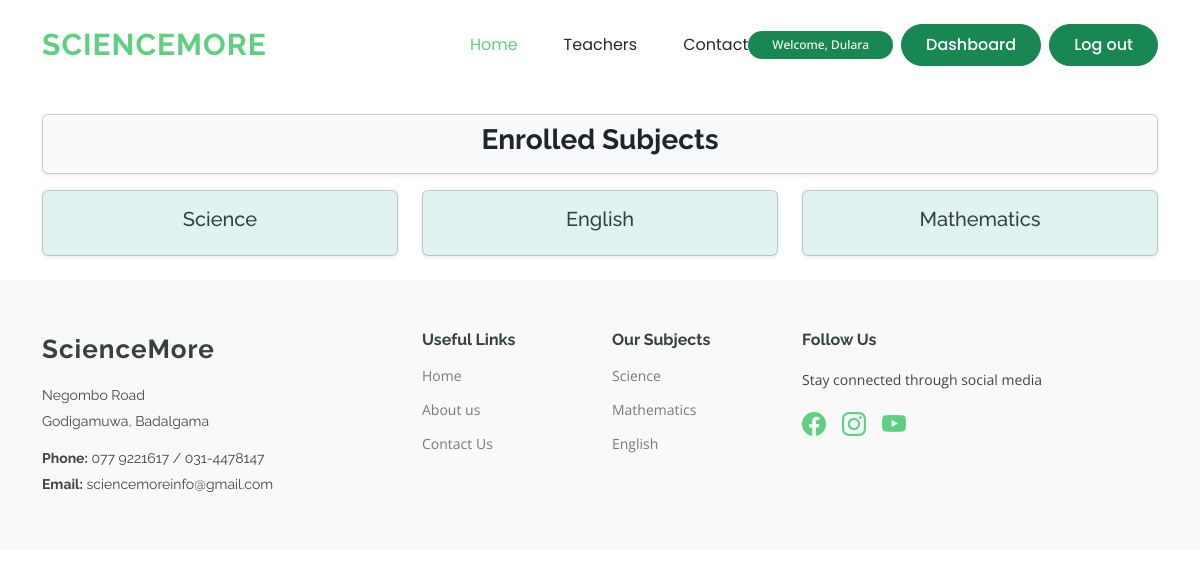
Screenshot of /web/student_materials/learning_materials.php (signed in) with the database file from the repository.
### tables this page shows
CREATE TABLE `subjects` (
  `id` int(11) NOT NULL,
  `name` varchar(100) NOT NULL
);

### web/student_materials/learning_materials.php (the view, shortened to what this page needs)
<?php
$db = dbConn();
$studentId = $_SESSION['STUDENT_ID'];
$sql = "SELECT s.Id,s.name
 FROM student_enroll se
 JOIN classes c ON se.class_id=c.Id
 JOIN subjects s ON c.Subject_id = s.Id
 WHERE se.student_id = $studentId";
$result = $db->query($sql);
?>
<div class="container mt-4">
    <div class="card shadow-sm bg-light">
        <h3 class="text-center mb-3 mt-2 text-dark fw-bold ">Enrolled Subjects</h3>
    </div>
    <div class="row">
        <?php
        if ($result->num_rows > 0) {
            while ($row = $result->fetch_assoc()) {
        ?>
                <div class="col-md-4 mb-4">
                    <a href="material_list.php?subject_id=<?= $row['Id'] ?>" style="text-decoration:none;">
                        <div class="card shadow-sm p-3 text-center mt-3" style="border: radius 15px; background-color:#e0f2f1;">
                            <h5><?= $row['name'] ?></h5>
                        </div>
                    </a>
                </div>
            <?php }
        } else { ?>
            <div class="col-12">
                <p class="text-center">You are not enrolled in any subjects.</p>
            </div>
        <?php } ?>
    </div>
</div>
<?php
include '../layouts.php';
?>

### web/css/main.css (style rules this page uses)
:root { --default-font: "Open Sans", system-ui, -apple-system, "Segoe UI", Roboto, "Helvetica Neue", Arial, "Noto Sans", "Liberation Sans", sans-serif, "Apple Color Emoji", "Segoe UI Emoji", "Segoe UI Symbol", "Noto Color Emoji"; --heading-font: "Raleway", sans-serif; --nav-font: "Poppins", sans-serif; }
:root { --background-color: #ffffff; --default-color: #444444; --heading-color: #37423b; --accent-color: #5fcf80; --surface-color: #ffffff; --contrast-color: #ffffff; }
:root { --nav-color: #272828; --nav-hover-color: #5fcf80; --nav-mobile-background-color: #ffffff; --nav-dropdown-background-color: #ffffff; --nav-dropdown-color: #272828; --nav-dropdown-hover-color: #5fcf80; }
:root { scroll-behavior: smooth; }
body { color: var(--default-color); background-color: var(--background-color); font-family: var(--default-font); }
a { color: var(--accent-color); text-decoration: none; transition: 0.3s; }
h1, h2, h3, h4, h5, h6 { color: var(--heading-color); font-family: var(--heading-font); }

### rows the page displays
subjects: name "Science"
subjects: name "English"
subjects: name "Mathematics"

### other values shown
$_SESSION['NAME'] "Dulara"
